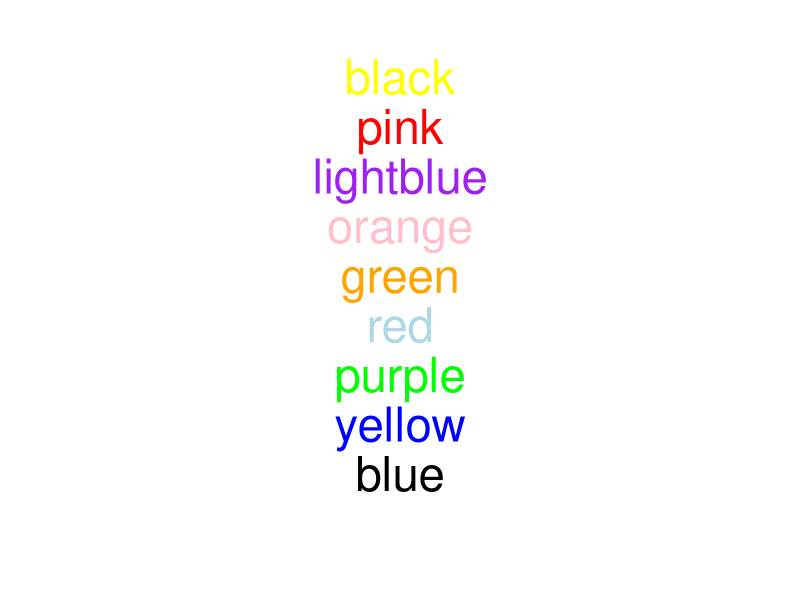

Source code (R):
## ---- chunk 1
library(ggplot2)
word <- c("blue", "yellow", "purple","red", "green","orange","lightblue","pink","black")
scramble <- sort(word) 
df <- data.frame(word = word, scramble=scramble)

ggplot(df)+
  geom_text(aes(x=factor(1), y=1:length(word), label=word, color=scramble), size=12)+
  ylim(c(-1, length(word) + 1))+
  scale_color_manual(values=scramble)+
  cowplot::theme_nothing()
